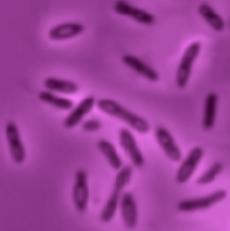
//> input picture ori.png, 230 x 231 px
$ ./CellRecognition   (built with g++ and OpenCV 4)
//> lines starting //> are read from the running program, lines starting //| are printed output that depends on the picture; after the words box and inside, x2 and y2 are one past the last pixel; in counts of white or black regions, pixels touching at a corner belong together
#include<iostream>
#include<opencv2/core/core.hpp>
#include<opencv2/highgui/highgui.hpp>
#include<math.h>

using namespace std;
using namespace cv;

int main()
{
	/***********************************图像预处理**********************************/
	Mat img = imread("E:\\数字图像处理\\ori.png");
//> img is the input picture: 231 rows x 230 cols, CV_8UC3; mean B, G, R 153.4, 64.5, 155.9
	imshow("原图", img);
	Mat gra(img.rows, img.cols, CV_8UC1);//建立一个灰度图
	unsigned char Threshold = 85;//二值化阈值，小于标黑大于标白，试出来的
	unsigned char iGray = 0;
	//转为灰度图
	for (int j = 0; j < img.cols; ++j)
	{
		for (int i = 0; i < img.rows; ++i)
		{
			unsigned char B = img.at<Vec3b>(j, i)[0];
			unsigned char G = img.at<Vec3b>(j, i)[1];
			unsigned char R = img.at<Vec3b>(j, i)[2];
			iGray = 0.299*R + 0.587*G + 0.114*B;//彩图转灰度图公式
			//二值化
			if (iGray < Threshold)
			{
				gra.at<unsigned char>(j, i) = 0;
			}
			else
			{
				gra.at<unsigned char>(j, i) = 255;
			}
		}
	}
//> this loop made 230 passes
//> iGray on passes 1 to 3: 94, 93, 93
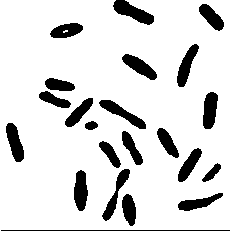
//> gra: 231 rows x 230 cols, CV_8UC1; 85.9% white; 22 black regions, largest, box (x1, y1, x2, y2) and area: (113, 0, 154, 25) 499, (99, 100, 146, 129) 448, (74, 170, 88, 211) 434
//> after the loop, iGray = 90
	//补齐字节
	Mat ini(gra.rows - 3, gra.cols - 2, CV_8UC1);
	for (int j1 = 0; j1 < gra.cols - 2; j1++)
	{
		for (int i1 = 0; i1 < gra.rows - 3; i1++)
		{
			ini.at<uchar>(j1, i1) = gra.at<uchar>(j1, i1);
		}
	}
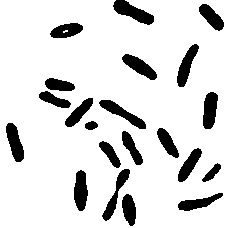
//> ini: 228 rows x 228 cols, CV_8UC1; 86% white; 21 black regions, largest, box (x1, y1, x2, y2) and area: (113, 0, 154, 25) 499, (99, 100, 146, 129) 448, (74, 170, 88, 211) 434
	imshow("二值图", ini);
	//imwrite("E:\\数字图像处理\\二值图.png", ini);
	/************************************细胞轮廓************************************/
	Mat con(ini.rows, ini.cols, CV_8UC1);
	for (int j2 = 0; j2 < ini.cols; j2++)
	{
		for (int i2 = 0; i2 < ini.rows; i2++)
		{
			if (i2 == ini.rows - 1 || j2 == ini.cols - 1)
				con.at<uchar>(j2, i2) = 255;
			else if (ini.at<uchar>(j2, i2) != ini.at<uchar>(j2, i2 + 1))
				con.at<uchar>(j2, i2) = 0;
			else if (ini.at<uchar>(j2, i2) != ini.at<uchar>(j2 + 1, i2))
				con.at<uchar>(j2, i2) = 0;
			else
				con.at<uchar>(j2, i2) = 255;
		}
	}
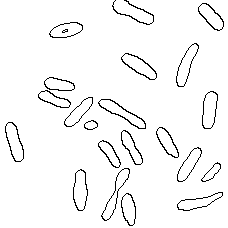
//> con: 228 rows x 228 cols, CV_8UC1; 96.2% white; black in thin lines or dots
	imshow("轮廓", con);
	//imwrite("E:\\数字图像处理\\轮廓.png", con);
	/************************************细胞分割************************************/
	Mat seg(ini.rows, ini.cols, CV_8UC1);
	int num = 0;
	//初始化为全白
	for (int j3 = 0; j3 < ini.cols; j3++)
	{
		for(int i3=0;i3<ini.cols;i3++)
			seg.at<uchar>(j3, i3) = 255;
	}
//> seg: 228 rows x 228 cols, CV_8UC1; every value is 255
	//四连通
	for (int j3 = 0; j3 < ini.cols; j3++)
	{
		for (int i3 = 0; i3 < ini.rows; i3++)
		{
			if (ini.at <uchar>(j3, i3) != 255)
			{
				if (seg.at<uchar>(j3 - 1, i3) != 255 && seg.at<uchar>(j3, i3 - 1) == 255)
					seg.at<uchar>(j3, i3) = seg.at<uchar>(j3 - 1, i3);
				else if (seg.at<uchar>(j3, i3 - 1) != 255 && seg.at<uchar>(j3 - 1, i3) == 255)
					seg.at<uchar>(j3, i3) = seg.at<uchar>(j3, i3 - 1);
				else if (seg.at<uchar>(j3, i3 - 1) != 255 && seg.at<uchar>(j3 - 1, i3) != 255)
				{
					seg.at<uchar>(j3, i3) = seg.at<uchar>(j3 - 1, i3);
					if (seg.at<uchar>(j3 - 1, i3) != seg.at<uchar>(j3, i3 - 1))
						seg.at<uchar>(j3, i3 - 1) = seg.at<uchar>(j3 - 1, i3);
				}
				else
				{
					num++;
					seg.at<uchar>(j3, i3) = num;
				}

			}
		}
	}
//> this loop made 228 passes
//> num on passes 1 to 3: 0, 1, 2
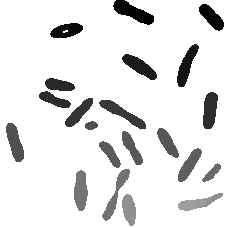
//> seg: 228 rows x 228 cols, CV_8UC1; min 0, max 255, mean 228.6
//> after the loop, num = 171
	//更新标号
	for (int m = 0; m <= 28; m++)
	{
		for (int j3 = 0; j3 < seg.cols; j3++)
		{
			for (int i3 = 0; i3 < seg.rows; i3++)
			{
				if (seg.at <uchar>(j3, i3) != 255)
				{
					int min = seg.at<uchar>(j3, i3);
					if (seg.at<uchar>(j3 - 1, i3) != 255 && seg.at<uchar>(j3 - 1, i3) < min)
						min = seg.at<uchar>(j3 - 1, i3);
					if (seg.at<uchar>(j3 + 1, i3) != 255 && seg.at<uchar>(j3 + 1, i3) < min)
						min = seg.at<uchar>(j3 + 1, i3);
					if (seg.at<uchar>(j3, i3 - 1) != 255 && seg.at<uchar>(j3, i3 - 1) < min)
						min = seg.at<uchar>(j3, i3 - 1);
					if (seg.at<uchar>(j3, i3 + 1) != 255 && seg.at<uchar>(j3, i3 + 1) < min)
						min = seg.at<uchar>(j3, i3 + 1);
					seg.at<uchar>(j3, i3) = min;
				}
			}
		}
	}
//> seg: 228 rows x 228 cols, CV_8UC1; 1.04% of pixels changed, all inside (x1, y1, x2, y2) = (39, 24, 217, 211)
	imshow("编号", seg);
	//imwrite("E:\\数字图像处理\\标号.png", seg);
	//生成效果图
	Mat col(seg.rows, seg.cols, CV_8UC3);
	for (int i4 = 0; i4 < seg.rows; i4++)
	{
		for (int j4 = 0; j4 < seg.cols; j4++)
		{
			if (seg.at<uchar>(j4, i4) == 255)
			{
				col.at<Vec3b>(j4, i4)[0] = 255;//B
				col.at<Vec3b>(j4, i4)[1] = 255;//G
				col.at<Vec3b>(j4, i4)[2] = 255;//R
			}
			else
			{
				int color = seg.at<uchar>(j4, i4)*(256 * 256 * 256 - 1) / 21;
				col.at<Vec3b>(j4, i4)[0] = (unsigned char)((color & 0x000000FF));//B
				col.at<Vec3b>(j4, i4)[1] = (unsigned char)((color & 0x0000FF00) >> 8);//G
				col.at<Vec3b>(j4, i4)[2] = (unsigned char)((color & 0x00FF0000) >> 16);//R
			}
		}
	}
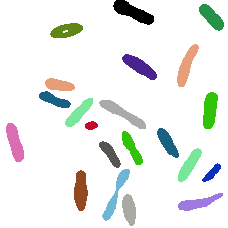
//> col: 228 rows x 228 cols, CV_8UC3; mean B, G, R 235, 237.6, 234.8
	imshow("效果图", col);
	//imwrite("E:\\数字图像处理\\效果图.png", col);
	/************************************细胞主轴************************************/
	int count[255] = { 0 };//记录细胞点数
	int x[255] = { 0 };//记录j的和
	int y[255] = { 0 };//记录i的和
	//遍历标号求坐标和
	for (int j5 = 0; j5 < seg.cols; j5++)
	{
		for (int i5 = 0; i5 < seg.rows; i5++)
		{
			if (seg.at<uchar>(j5, i5) != 255)
			{
				count[seg.at<uchar>(j5, i5)]++;
				x[seg.at<uchar>(j5, i5)] += j5;
				y[seg.at<uchar>(j5, i5)] += i5;
			}
		}
	}
//> after the loop, count = 255 values, max 499 at index 0, min 0 at index 1, mean 28.52; x = 255 values, max 82560 at index 117, min 0 at index 1, mean 3362.6; y = 255 values, max 89294 at index 46, min 0 at index 1, mean 3680
	//求质心坐标
	for (int n = 0; n < 256; n++)
	{
		if (count[n])
		{
			x[n] = x[n] / count[n];
			y[n] = y[n] / count[n];
			col.at<Vec3b>(x[n], y[n])[0] = 255;//B
			col.at<Vec3b>(x[n], y[n])[1] = 255;//G
			col.at<Vec3b>(x[n], y[n])[2] = 255;//R
		}
	}
//> col: 228 rows x 228 cols, CV_8UC3; 20 pixels changed, all inside (x1, y1, x2, y2) = (14, 11, 212, 209)
	imshow("质心", col);
	//计算u值
	double u1[255] = { 0 };//记算μ11
	double u2[255] = { 0 };//记算μ20
	double u3[255] = { 0 };//计算μ02
	double r[255] = { 0 };//计算2a
	double r1[255] = { 0 };//可能角度1
	double r2[255] = { 0 };//可能角度2
	for (int j6 = 0; j6 < seg.rows; j6++)
	{
		for (int i6 = 0; i6 < seg.cols; i6++)
		{
			if (seg.at<uchar>(j6, i6) != 255)
			{
				u1[seg.at<uchar>(j6, i6)] += ((j6 - x[seg.at<uchar>(j6, i6)])*(i6 - y[seg.at<uchar>(j6, i6)]));
				u2[seg.at<uchar>(j6, i6)] += ((j6 - x[seg.at<uchar>(j6, i6)])*(j6 - x[seg.at<uchar>(j6, i6)]));
				u3[seg.at<uchar>(j6, i6)] += ((i6 - y[seg.at<uchar>(j6, i6)])*(i6 - y[seg.at<uchar>(j6, i6)]));
			}
		}
	}
//> after the loop, u1 = 255 values, max 40760 at index 56, min -39939 at index 114, mean 140.4; u2 = 255 values, max 99707 at index 114, min 0 at index 1, mean 2037; u3 = 255 values, max 73536 at index 56, min 0 at index 1, mean 1602.3
	//计算斜率
	int n1[255] = { 0 };//记录轴一长度
	int n2[255] = { 0 };//记录轴二长度
	for (int n = 0; n < 256; n++)
	{
		if (count[n])
		{
			r[n] =2*u1[n] / (u2[n] - u3[n]);//tan(2a)
			r1[n] = tan(atan(r[n]) / 2);//tan(a);
			r2[n] = tan(atan(r[n]) / 2-3.1415926/2);//tan(a-pi/2);
		}
	}

	//画十字选主轴
	for (int j7 = 0; j7 < col.rows; j7++)
	{
		for (int i7 = 0; i7 < col.cols; i7++)
		{
			int n = seg.at<uchar>(j7, i7);
			if (i7 == round(r1[n] * (j7 - x[n]) + y[n]))//斜率1横向扫描
				n1[n]++;
			if (j7 == round(x[n] + (i7 - y[n]) / r1[n]))//斜率2横向扫描
				n2[n]++;
			if (i7 == round(r2[n] * (j7 - x[n]) + y[n]))//斜率1纵向扫描
				n1[n]++;
			if (j7 == round(x[n] + (i7 - y[n]) / r2[n]))//斜率2纵向扫描
				n2[n]++;
		}
	}
//> after the loop, n1 = 255 values, max 53 at index 114, min 0 at index 1, mean 2.58; n2 = 255 values, max 49 at index 56, min 0 at index 1, mean 2.38
	//画主轴
	for(int j7=0;j7<col.rows;j7++)
	{
		for (int i7 = 0; i7 < col.cols; i7++)
		{
			int n = seg.at<uchar>(j7, i7);
			if (n1[n] >= n2[n])
			{
				if (i7 == round(r1[n] * (j7 - x[n]) + y[n]))//斜率1横向扫描
				{
					col.at<Vec3b>(j7, i7)[0] = 255;//B
					col.at<Vec3b>(j7, i7)[1] = 255;//G
					col.at<Vec3b>(j7, i7)[2] = 255;//R
				}
				if (j7 == round(x[n] + (i7 - y[n]) / r1[n]))//斜率1纵向扫描
				{
					col.at<Vec3b>(j7, i7)[0] = 255;//B
					col.at<Vec3b>(j7, i7)[1] = 255;//G
					col.at<Vec3b>(j7, i7)[2] = 255;//R
				}
			}
			else
			{
				if (i7 == round(r2[n] * (j7 - x[n]) + y[n]))//斜率2横向扫描
				{
					col.at<Vec3b>(j7, i7)[0] = 255;//B
					col.at<Vec3b>(j7, i7)[1] = 255;//G
					col.at<Vec3b>(j7, i7)[2] = 255;//R
				}
				if (j7 == round(x[n] + (i7 - y[n]) / r2[n]))//斜率2纵向扫描
				{
					col.at<Vec3b>(j7, i7)[0] = 255;//B
					col.at<Vec3b>(j7, i7)[1] = 255;//G
					col.at<Vec3b>(j7, i7)[2] = 255;//R
				}
			}
		}
	}
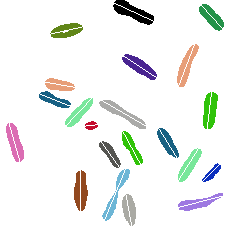
//> col: 228 rows x 228 cols, CV_8UC3; mean B, G, R 236.9, 239.2, 236.7
	imshow("主轴", col);
	//imwrite("E:\\数字图像处理\\主轴.png", col);
	waitKey(0);
}
